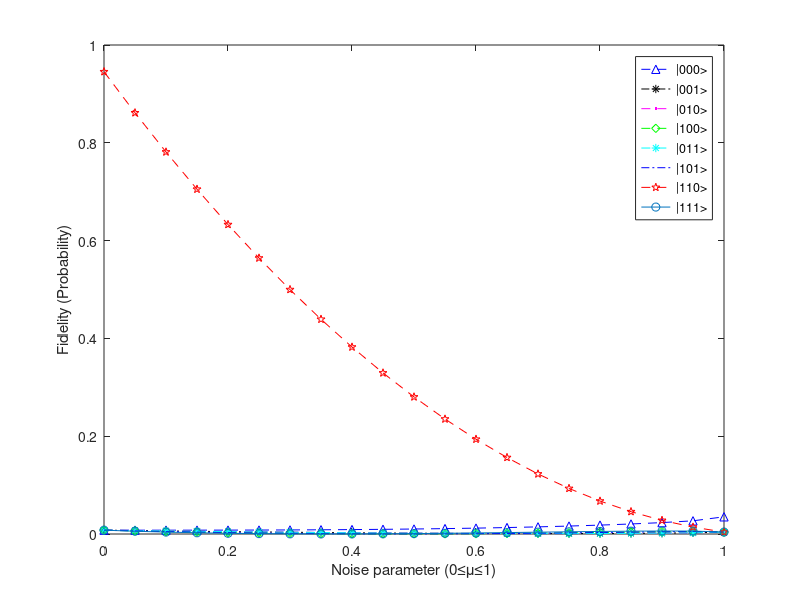

Source code (MATLAB):
%% © Deepa, PhD Scholar - IIT Roorkee
%% ___AD Noise in QSS (information sharing) by Grover's Algorithm __________
clc;
clear all;

%% _________________Pauli Matrices___________________
I=[1 0;0 1];
X=[0 1;1 0];
Y=[0 -1i;1i 0];
Z=[1 0;0 -1];
H=(1/sqrt(2))*[1,1;1,-1];
CX=[1,0,0,0;0,1,0,0;0,0,0,1;0,0,1,0];
CZ=[1,0,0,0;0,1,0,0;0,0,1,0;0,0,0,-1];

% ____________________Bell Basis____________________
a= [1;0];       % |0>
b= [0;1];       % |1>
aa=kron(a,a);   % |00>
ab=kron(a,b);   % |01>
ba=kron(b,a);   % |10>
bb=kron(b,b);   % |11>



aaa = kron(aa,a);      % |000>
aab = kron(aa,b);      % |001>
aba = kron(ab,a);      % |010>
abb = kron(ab,b);      % |011>
baa = kron(ba,a);      % |100>
bab = kron(ba,b);      % |101>
bba = kron(bb,a);      % |110>
bbb = kron(bb,b);      % |111>

% n=0;
% syms n;
FF1 =[];
FF2 =[];
FF3 =[];
FF4 =[];
FF5 =[];
FF6 =[];
FF7 =[];
FF8 =[];

GG = [];
mm = [];

for n =0:0.05:1

A = 1+3*sqrt(1-n) -3*(1-n) + (1-n)^(3/2);

%B = 6*A-4-12*sqrt(1-n)-12*(1-n)-4*(1-n)^(3/2);

C1 = (A-4)*aaa ;
C2 = (A-4*sqrt(1-n))*(aab + aba + baa);
C3 = (A-4*(1-n))*(abb+bab); 
C4 = (A+20*(1-n))*(bba);
C5 = (A-4*(1-n)^(3/2))*(bbb);

C = C1+C2+C3+C4+C5;
CC = C*C';
D = (-3*aaa+aab+aba+abb+baa+bab+bba+bbb);
DD = (n^3)*(D*D');

rho = (1/512)*(CC+DD);

F1 = rho(1,1); 
F2 = rho(2,2);
F3 = rho(3,3);
F4 = rho(4,4);
F5 = rho(5,5);
F6 = rho(6,6);
F7 = rho(7,7);
F8 = rho(8,8);

FF1=[FF1 F1];
FF2=[FF2 F2];
FF3=[FF3 F3];
FF4=[FF4 F4];
FF5=[FF5 F5];
FF6=[FF6 F6];
FF7=[FF7 F7];
FF8=[FF8 F8];


end

p=20;
NoiseP=[0:1/p:1];

%% Plotting
figure
xlim([0 1])
ylim([0 1])
plot(NoiseP,FF1,'b--^')

hold on
plot(NoiseP,FF2,'k-.*')

hold on
plot(NoiseP,FF3,'m--.')

hold on
plot(NoiseP,FF4,'g--d')

hold on
plot(NoiseP,FF5,'c--*')

hold on
plot(NoiseP,FF6,'b-.')

hold on
plot(NoiseP,FF7,'r--p')

hold on
plot(NoiseP,FF8,'-o')

hold on
legend('|000>','|001>','|010>','|100>','|011>','|101>','|110>','|111>')
ylabel('Fidelity (Probability)') 
xlabel('Noise parameter (0\leq\mu\leq1)') 